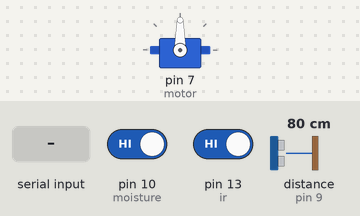
A sketch run on a simulated Arduino Uno, built with avr-gcc and run on an emulated ATmega328P. Shown: servo. Wiring (inferred from the names in the program): ultrasonic range finder: trigger pin 8; echo pin 9. The inputs (shaded band) are chosen by the test bench; at power-on: pin 13 (ir) HIGH, pin 10 (moisture) HIGH, distance to the obstacle (sensor on pin 9) 80 cm. The echo pulse lasts 58.3 µs per cm; what the sketch prints to the serial monitor is not drawn.

Above: at 1.2 s.
1.3 s: "D" received over Serial
At 1.9 s:
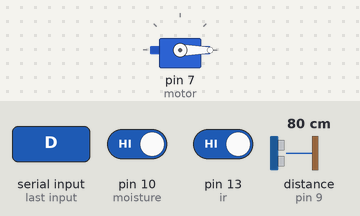
7.5 s: pin 13 (ir) driven LOW
At 12.3 s:
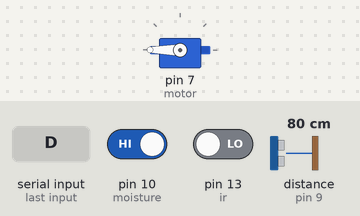
12.5 s: pin 10 (moisture) driven LOW
At 13.4 s:
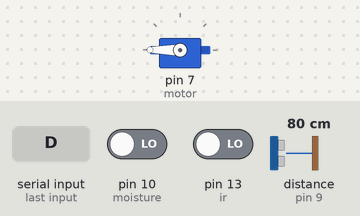
17.0 s: pin 10 (moisture) driven HIGH
At 20.6 s:
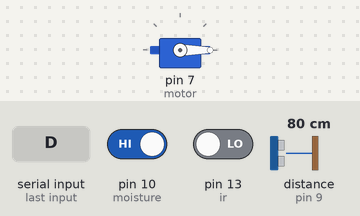
Timing chart, 0 to 22.0 s (numbered marks = the images above; inputs shaded):
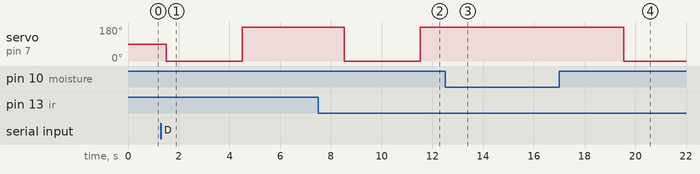

Measured:
- after the input at 1.3 s, servo on pin 7 (motor): 90° → 0° after 0.21 s, → 180° 3.0 s later
- after the input at 7.5 s, servo on pin 7 (motor): 180° → 0° after 1.0 s, → 180° 3.0 s later
- after the input at 12.5 s, servo on pin 7 (motor): stays 180° (without the input it goes to 0° after 1.0 s)
- after the input at 17.0 s, servo on pin 7 (motor): 180° → 0° after 2.5 s

The sketch:

Master.ino
```cpp
/*======================================================================================*/
                                /*MASTER code*/
/*======================================================================================*/

/*DRY waste dustbin CODE*/
#include<SoftwareSerial.h>
#include<Servo.h>

//------------Defining pins to each sensor-----------//
#define ir 13
#define moisture 10
#define motor 7
#define trig 8
#define echo 9
//--------------------------------------------------//

//--------Declaring instance and variables----------//
SoftwareSerial s(5, 6); // RX and TX pins
Servo myservo;
int out,out2,level;
//-------------------------------------------------//

void setup() {
  // put your setup code here, to run once:
  pinMode(ir, INPUT);
  pinMode(moisture, INPUT);
  pinMode(motor, OUTPUT);

  Serial.begin(9600);
  s.begin(9600);
  myservo.attach(motor);
  Serial.flush();
}

void irsensor(){
  out = digitalRead(ir);
}

void moisturesensor(){
  out2 = digitalRead(moisture);
}

long check_level(){
  pinMode(trig, OUTPUT);
  digitalWrite(trig, LOW);
  delayMicroseconds(2);
  digitalWrite(trig, HIGH);
  delayMicroseconds(10);
  digitalWrite(trig, LOW);

  pinMode(echo, INPUT);
  return pulseIn(echo, HIGH);
}

void Open_door(){

  while(Serial.available()){
    char state = Serial.read();
    Serial.println(state);
    if(state == 'D'){
      myservo.write(-90);
      delay(3000);         // Opening the top of dustbin for 3 seconds, when it gets signal from bluetooth.
      myservo.write(180);
    }
  }

  irsensor();           // Reading output of ir sensor and printing it
  moisturesensor();     // Reading output of moisture sensor and printing it
  delay(500);

  if(out == 0){
      delay(500);
      if(out2 == 0){
        Serial.write("W");    // Sending signal to wet waste dustbin
      }
      else{
        myservo.write(-90);
        delay(3000);          // Opening the top of dustbin for 3 seconds, when it detects dry waste.
        myservo.write(180);
      }
  }
}

void loop() {
  // put your main code here, to run repeatedly:
  level = 0.0173*check_level();    // Checking the level of dustbin in each iteration (in cm)
  Open_door();
  s.write(level);
  delay(1000);
}
```
